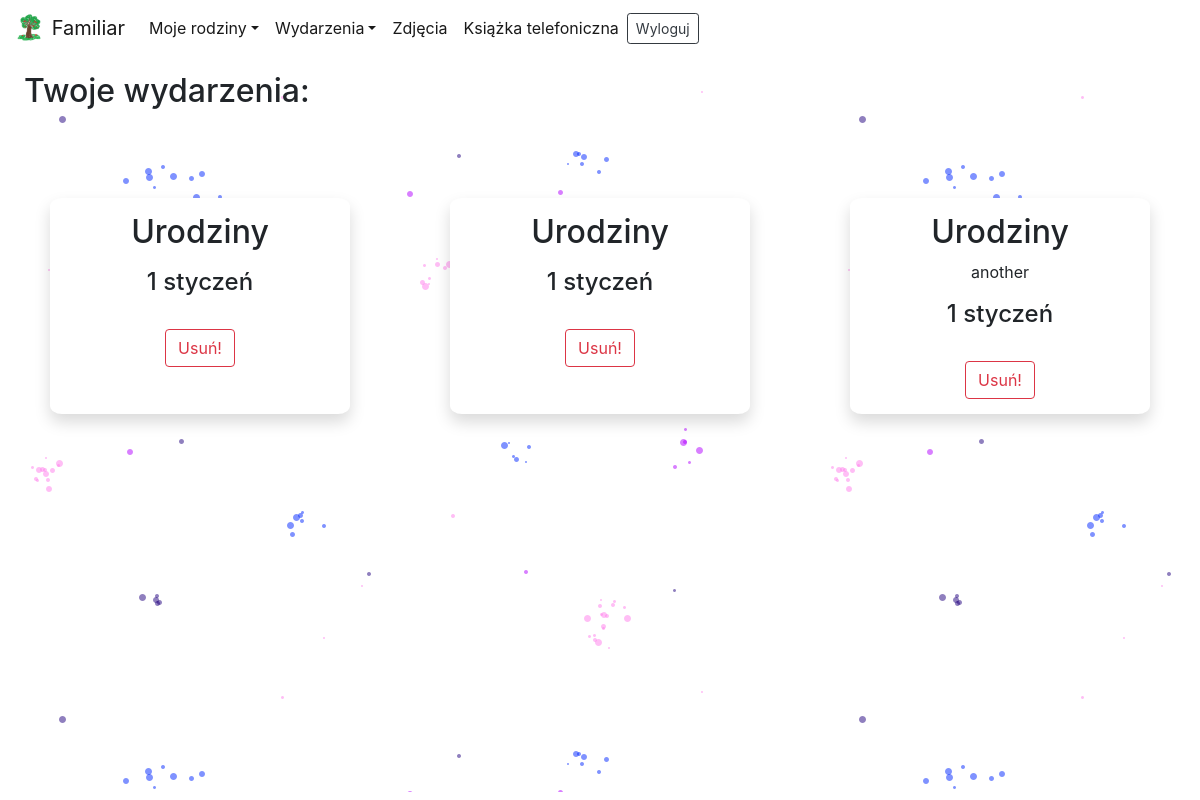
/main/myevents/ (signed in), run on an earlier commit of the app's database.
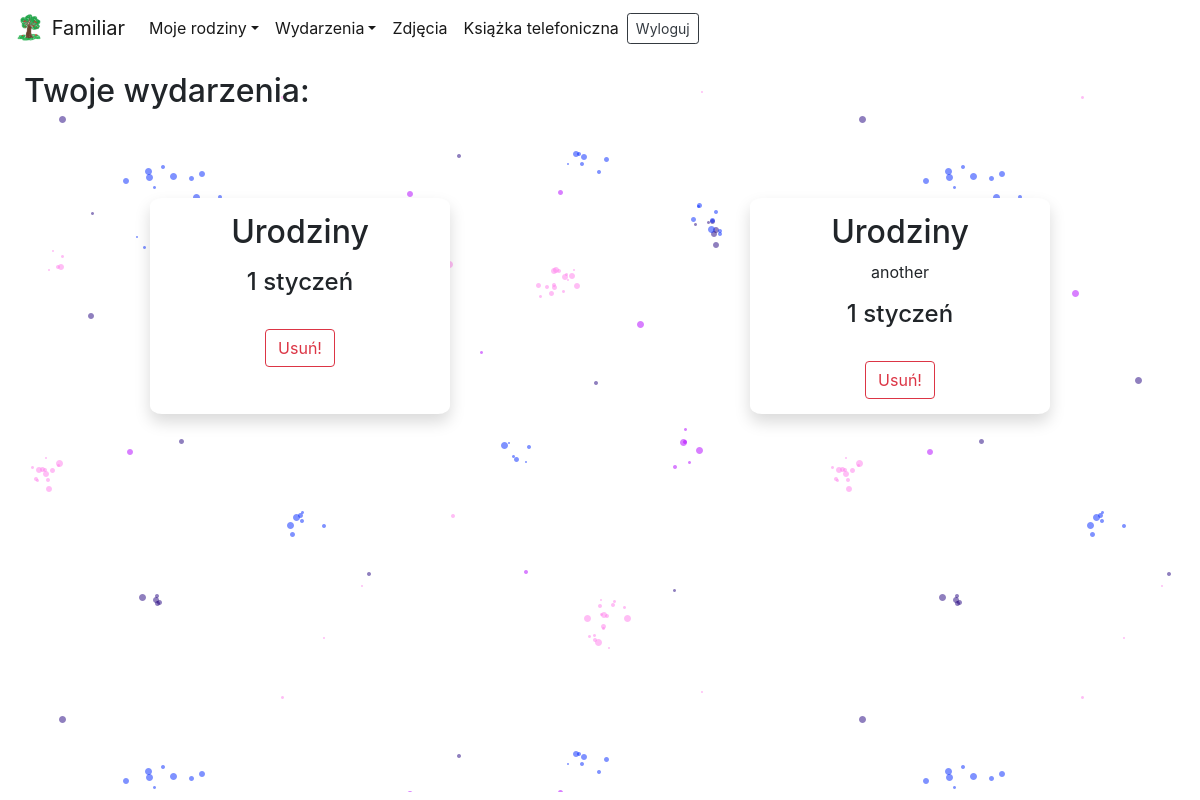
And on a later commit of the database.
### logged/models.py (models this page shows, shortened)
class Event(models.Model):
    author = models.CharField(max_length=256, default='None')
    occasion = models.CharField(max_length=64, default='None')
    desc = models.TextField(blank=True)
    day = models.PositiveSmallIntegerField(default=0)
    month = models.PositiveSmallIntegerField(default=0)

### logged/views.py (the view, shortened to what this page needs)
# urls.py: path('myevents/', Myevents, name='myevents'),
@login_required
def Myevents(request):
    if request.method=='GET':
        author = request.user.username
        my_events = Event.objects.filter(author=author)
        msg = False
        return render(request, 'logged/myevents.html', {'my_events':my_events,'msg':msg})

### Authentication/templatetags/filters.py (called while the page is built)
@register.filter(name='month')
def month(value):
    result = None
    if value == 1:
        result = 'styczeń'
    if value == 2:
        result = 'luty'
    if value == 3:
        result = 'marzec'
    if value == 4:
        result = 'kwiecień'
    if value == 5:
        result = 'maj'
    if value == 6:
        result = 'czerwiec'
    if value == 7:
        result = 'lipiec'
    if value == 8:
        result = 'sierpień'
    if value == 9:
        result = 'wrzesień'
    if value == 10:
        result = 'październik'
    if value == 11:
        result = 'listopad'
    if value == 12:
        result = 'grudzień'
    return result

### logged/templates/logged/myevents.html (shortened to what this page needs)
<!doctype html>
<html lang="pl">
  <head>
{% load static%}
    <link rel="stylesheet" href="https://stackpath.bootstrapcdn.com/bootstrap/4.4.1/css/bootstrap.min.css">
    <link rel="stylesheet" href="{% static 'Authentication/css/style.css' %}" />
  </head>
  <body>
<nav class="navbar fixed-top navbar-expand-lg navbar-light bg-white" style="border-radius:0 0 10% 10%">
  <div class="collapse navbar-collapse" id="navbarTogglerDemo01">
    <a class="navbar-brand" href="{% url 'logedin' %}">
        <img src="{% static 'Authentication/favicon/android-chrome-192x192.png' %}" width="30" height="30" class="d-inline-block align-top" alt="">
        Familiar
    </a>
    <ul class="navbar-nav mr-auto mt-2 mt-lg-0">
        <li class="nav-item active dropdown">
            <a class="nav-link dropdown-toggle" data-toggle="dropdown" href="#" role="button" aria-haspopup="true" aria-expanded="false">Moje rodziny</a>
          </li>
          <li class="nav-item active dropdown">
            <a class="nav-link dropdown-toggle" data-toggle="dropdown" href="#" role="button" aria-haspopup="true" aria-expanded="false">Wydarzenia</a>
          </li>
          <li class="nav-item active">
            <a class="nav-link" href="{% url 'photos'%}">Zdjęcia</a>
          </li>
          <li class="nav-item active">
            <a class="nav-link" href="{% url 'phonebook'%}">Książka telefoniczna</a>
          </li>
        <form action="{% url 'logoutuser' %}" method="POST" class="form-inline">
            <button type="submit" class="btn btn-sm btn-outline-dark btn-block">Wyloguj</button>
        </form>
    </ul>
  </div>
</nav>
<br><br>
    {% load filters %}
<div class="back-myevents" style="background-image: url( {% static 'Authentication/img/doodle5.png' %})">
    <h2 style="margin:3vh">Twoje wydarzenia:</h2>
    <br>
    <div class="d-flex justify-content-around flex-wrap">
        {% for my_event in my_events %}
    <div class='shadow bg-white' style="text-align:center; border: 2px gray linear; padding: 15px; border-radius:4%; width:300px;margin-top:5vh;">
            <h2>{{ my_event.occasion }}</h2>
            <p>{{ my_event.desc }}</p>
            <h4>{{ my_event.day }} {{my_event.month|month}}</h4>
            <form method="POST">
                <input type="hidden" name="event_id" value="{{ my_event.pk }}" ><br>
                <button type="submit" class="btn btn-outline-danger">Usuń!</button>
            </form>
    </div>
        {% endfor %}
    </div>
</div>
  </body>
</html>

What changed in the data, as far as the page shows it:
removed Event: occasion "Urodziny", day "1", month|month "styczeń"
